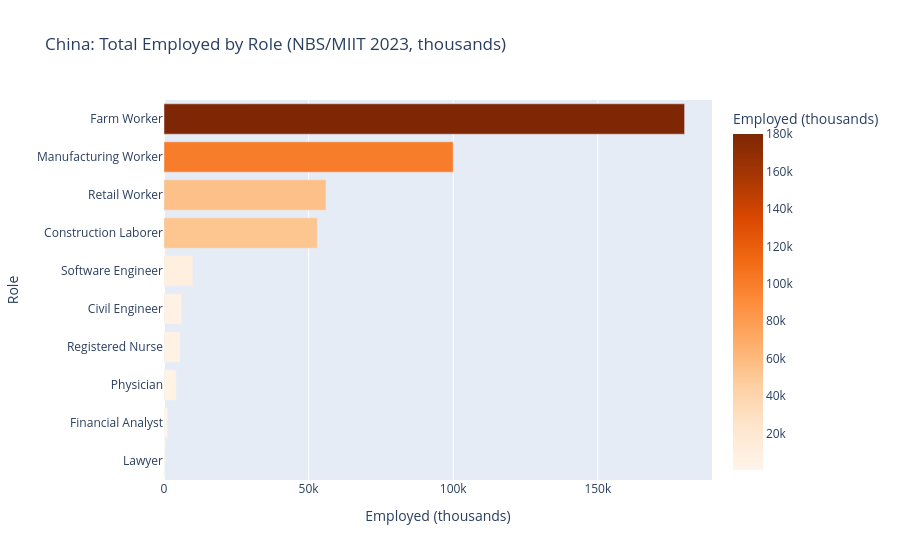

Notebook cell for this chart:
### Code cell
vol_sorted = vol.sort_values('employed_thousands', ascending=True)
fig = px.bar(
    vol_sorted, x='employed_thousands', y='role_label', orientation='h',
    color='employed_thousands', color_continuous_scale='Oranges',
    title='China: Total Employed by Role (NBS/MIIT 2023, thousands)',
    labels={'employed_thousands': 'Employed (thousands)', 'role_label': 'Role'},
)
fig.show()

### Figure 1 — Plotly figure (JSON) as saved in the notebook; plotly's stock layout.template omitted (floating-point values rounded to 4 significant figures)
{"data": [{"hovertemplate": "Employed (thousands)=%{marker.color}<br>Role=%{y}<extra></extra>", "legendgroup": "", "marker": {"color": [570, 1300, 4200, 5500, 6100, 10000, 53000, 56000, 100000, 180000], "coloraxis": "coloraxis", "pattern": {"shape": ""}}, "name": "", "orientation": "h", "showlegend": false, "textposition": "auto", "type": "bar", "x": [570, 1300, 4200, 5500, 6100, 10000, 53000, 56000, 100000, 180000], "xaxis": "x", "y": ["Lawyer", "Financial Analyst", "Physician", "Registered Nurse", "Civil Engineer", "Software Engineer", "Construction Laborer", "Retail Worker", "Manufacturing Worker", "Farm Worker"], "yaxis": "y"}], "layout": {"barmode": "relative", "coloraxis": {"autocolorscale": false, "colorbar": {"title": {"text": "Employed (thousands)"}}, "colorscale": [[0.0, "rgb(255,245,235)"], [0.125, "rgb(254,230,206)"], [0.25, "rgb(253,208,162)"], [0.375, "rgb(253,174,107)"], [0.5, "rgb(253,141,60)"], [0.625, "rgb(241,105,19)"], [0.75, "rgb(217,72,1)"], [0.875, "rgb(166,54,3)"], [1.0, "rgb(127,39,4)"]]}, "legend": {"tracegroupgap": 0}, "title": {"text": "China: Total Employed by Role (NBS/MIIT 2023, thousands)"}, "xaxis": {"anchor": "y", "domain": [0.0, 1.0], "title": {"text": "Employed (thousands)"}}, "yaxis": {"anchor": "x", "domain": [0.0, 1.0], "title": {"text": "Role"}}}}
